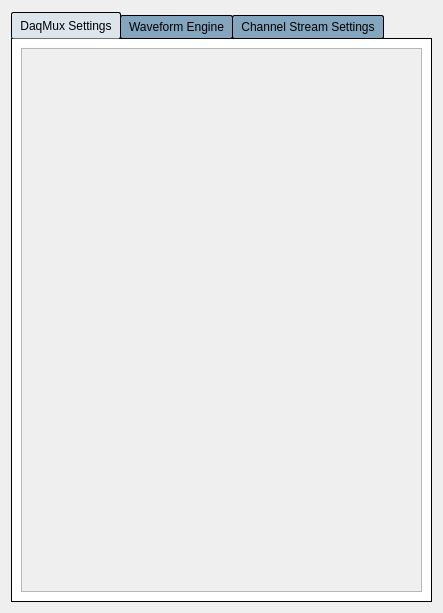
<?xml version="1.0" encoding="UTF-8"?>
<ui version="4.0">
 <class>Form</class>
 <widget class="QWidget" name="Form">
  <property name="geometry">
   <rect>
    <x>0</x>
    <y>0</y>
    <width>443</width>
    <height>613</height>
   </rect>
  </property>
  <property name="windowTitle">
   <string>Form</string>
  </property>
  <layout class="QHBoxLayout" name="horizontalLayout">
   <item>
    <widget class="QTabWidget" name="tabWidget">
     <property name="styleSheet">
      <string notr="true">QTabWidget::pane {
    border: 1px solid black;
    background: white;
}

QTabWidget::tab-bar:top {
    top: 1px;
}

QTabWidget::tab-bar:bottom {
    bottom: 1px;
}

QTabWidget::tab-bar:left {
    right: 1px;
}

QTabWidget::tab-bar:right {
    left: 1px;
}

QTabBar::tab {
    border: 1px solid black;
}

QTabBar::tab:selected {
    background: rgb(220,229,236);
}

QTabBar::tab:!selected {
    background: rgb(132,165,190);
}

QTabBar::tab:!selected:hover {
    background: rgb(120,153,178);
}

QTabBar::tab:top:!selected {
    margin-top: 3px;
}

QTabBar::tab:bottom:!selected {
    margin-bottom: 3px;
}

QTabBar::tab:top, QTabBar::tab:bottom {
    min-width: 6ex;
    margin-right: -1px;
    padding: 4px 8px 4px 8px;
	border-radius: 2px;
}

QTabBar::tab:top:selected {
    border-bottom-color: none;
}

QTabBar::tab:bottom:selected {
    border-top-color: none;
}

QTabBar::tab:top:last, QTabBar::tab:bottom:last,
QTabBar::tab:top:only-one, QTabBar::tab:bottom:only-one {
    margin-right: 0;
}

QTabBar::tab:left:!selected {
    margin-right: 3px;
}

QTabBar::tab:right:!selected {
    margin-left: 3px;
}

QTabBar::tab:left, QTabBar::tab:right {
    min-height: 6ex;
    margin-bottom: -1px;
    padding: 8px 5px 8px 5px;
	border-radius: 2px;
}

QTabBar::tab:left:selected {
    border-left-color: none;
}

QTabBar::tab:right:selected {
    border-right-color: none;
}

QTabBar::tab:left:last, QTabBar::tab:right:last,
QTabBar::tab:left:only-one, QTabBar::tab:right:only-one {
    margin-bottom: 0;
}</string>
     </property>
     <property name="currentIndex">
      <number>0</number>
     </property>
     <widget class="QWidget" name="tab">
      <attribute name="title">
       <string>DaqMux Settings</string>
      </attribute>
      <layout class="QVBoxLayout" name="verticalLayout">
       <item>
        <widget class="QScrollArea" name="scrollArea">
         <property name="widgetResizable">
          <bool>true</bool>
         </property>
         <widget class="QWidget" name="scrollAreaWidgetContents">
          <property name="geometry">
           <rect>
            <x>0</x>
            <y>0</y>
            <width>411</width>
            <height>556</height>
           </rect>
          </property>
          <layout class="QHBoxLayout" name="horizontalLayout_2">
           <item>
            <widget class="PyDMEmbeddedDisplay" name="PyDMEmbeddedDisplay">
             <property name="toolTip">
              <string/>
             </property>
             <property name="macros" stdset="0">
              <string>{&quot;MUX&quot;:&quot;0&quot;}</string>
             </property>
             <property name="filename" stdset="0">
              <string>daqMuxV2.ui</string>
             </property>
            </widget>
           </item>
          </layout>
         </widget>
        </widget>
       </item>
      </layout>
     </widget>
     <widget class="QWidget" name="tab_2">
      <attribute name="title">
       <string>Waveform Engine</string>
      </attribute>
      <layout class="QVBoxLayout" name="verticalLayout_2">
       <item>
        <widget class="QScrollArea" name="scrollArea_2">
         <property name="widgetResizable">
          <bool>true</bool>
         </property>
         <widget class="QWidget" name="scrollAreaWidgetContents_2">
          <property name="geometry">
           <rect>
            <x>0</x>
            <y>0</y>
            <width>411</width>
            <height>556</height>
           </rect>
          </property>
          <layout class="QHBoxLayout" name="horizontalLayout_3">
           <item>
            <widget class="PyDMEmbeddedDisplay" name="PyDMEmbeddedDisplay_2">
             <property name="toolTip">
              <string/>
             </property>
             <property name="macros" stdset="0">
              <string>{&quot;ENG&quot;:&quot;0&quot;}</string>
             </property>
             <property name="filename" stdset="0">
              <string>waveform_engine_tab.ui</string>
             </property>
            </widget>
           </item>
          </layout>
         </widget>
        </widget>
       </item>
      </layout>
     </widget>
     <widget class="QWidget" name="tab_3">
      <attribute name="title">
       <string>Channel Stream Settings</string>
      </attribute>
      <layout class="QVBoxLayout" name="verticalLayout_3">
       <item>
        <widget class="QScrollArea" name="scrollArea_3">
         <property name="widgetResizable">
          <bool>true</bool>
         </property>
         <widget class="QWidget" name="scrollAreaWidgetContents_3">
          <property name="geometry">
           <rect>
            <x>0</x>
            <y>0</y>
            <width>411</width>
            <height>556</height>
           </rect>
          </property>
          <layout class="QHBoxLayout" name="horizontalLayout_4">
           <item>
            <widget class="PyDMEmbeddedDisplay" name="PyDMEmbeddedDisplay_4">
             <property name="toolTip">
              <string/>
             </property>
             <property name="filename" stdset="0">
              <string>bay0_channel_settings.ui</string>
             </property>
            </widget>
           </item>
          </layout>
         </widget>
        </widget>
       </item>
      </layout>
     </widget>
    </widget>
   </item>
  </layout>
 </widget>
 <customwidgets>
  <customwidget>
   <class>PyDMEmbeddedDisplay</class>
   <extends>QFrame</extends>
   <header>pydm.widgets.embedded_display</header>
  </customwidget>
 </customwidgets>
 <resources/>
 <connections/>
</ui>
